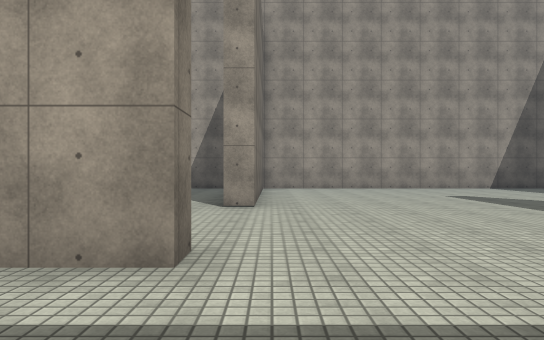
[1] (above)

24 first-person views from a walk through a scene from a Unity 3-D project. The camera is 1.2 m above the floor, looks level and sees 70° across. The floor is counted in squares, 2 m on a side. Each view is taken from the middle of a square. On the plan, view 1 faces up. The plan holds only what a view shows up to about 11 squares ahead; the rest is blank. The place goes on beyond the plan. The player is left out. Surface patterns are stand-ins for the level's own textures.

[2]
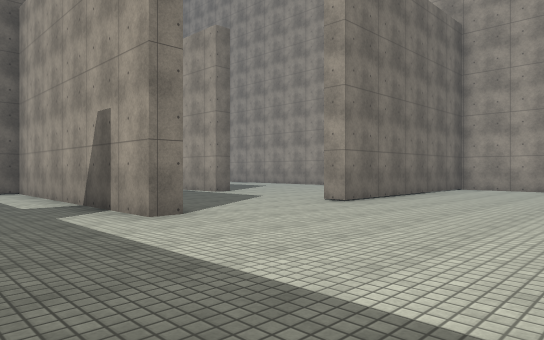

[3]
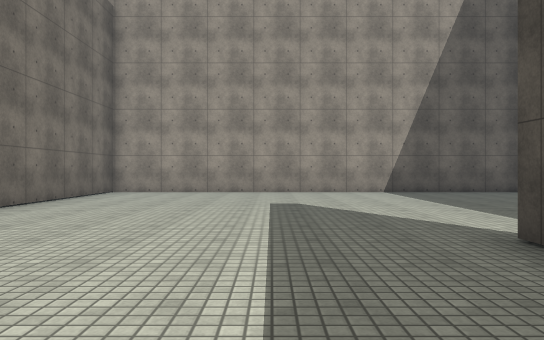

[4]
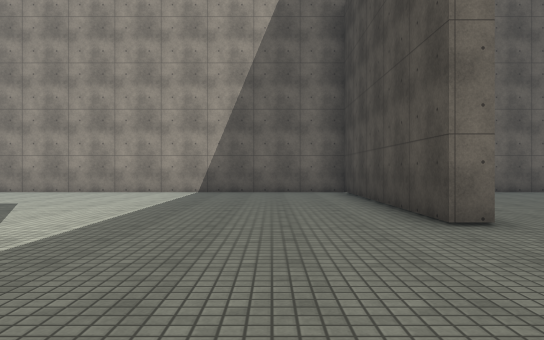

[5]
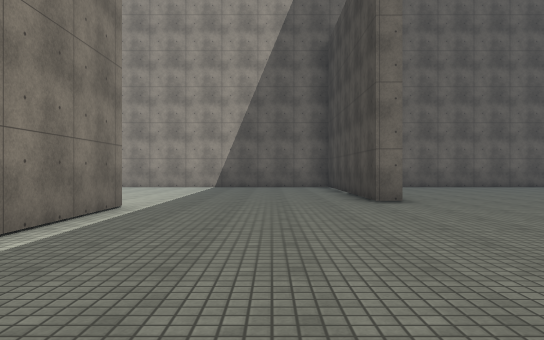

[6]
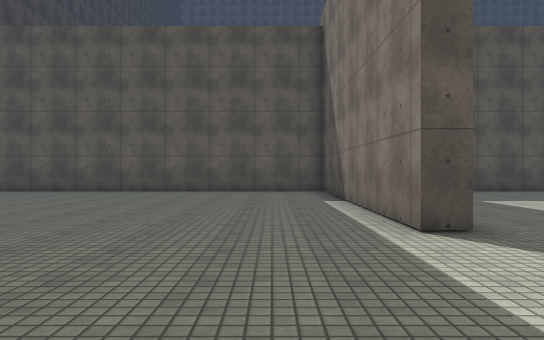

[7]
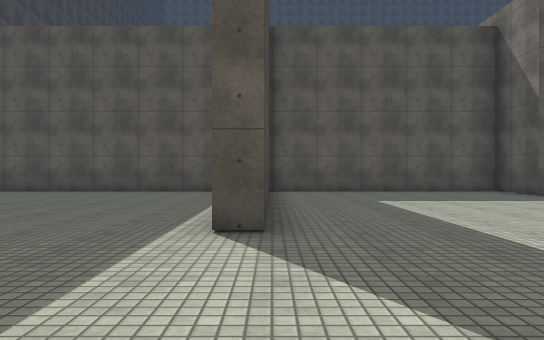

[8]
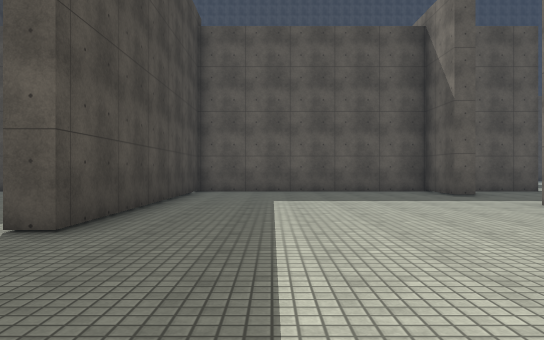

[9]
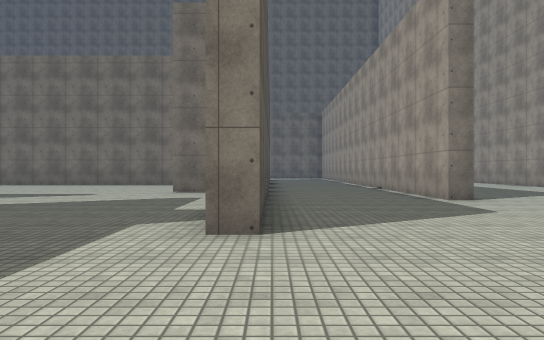

[10]
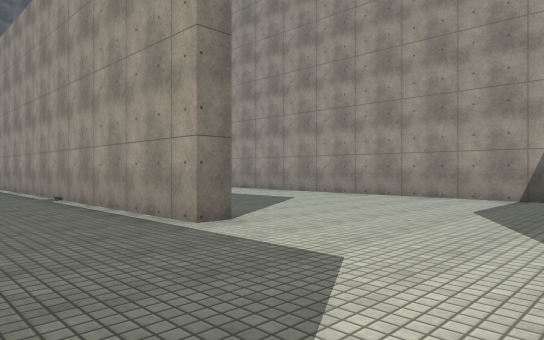

[11]
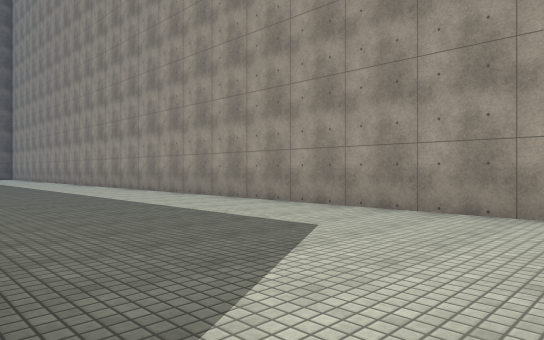

[12]
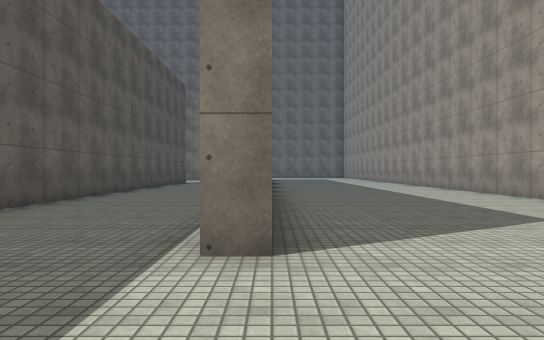

[13]
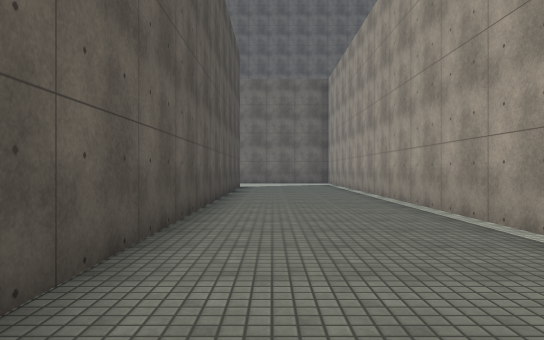

[14]
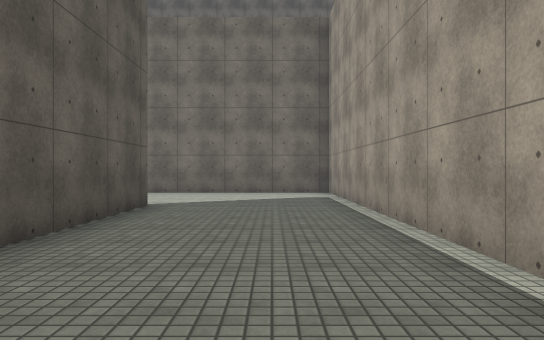

[15]
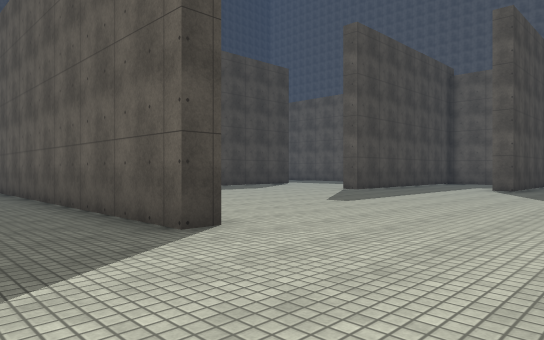

[16]
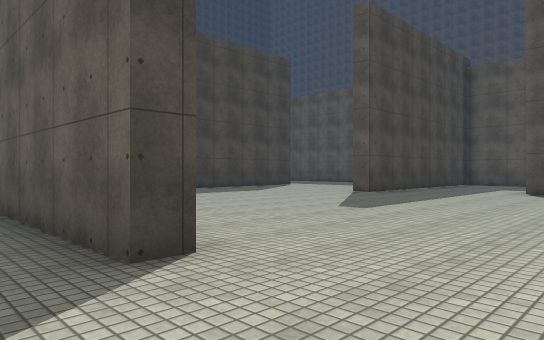

[17]
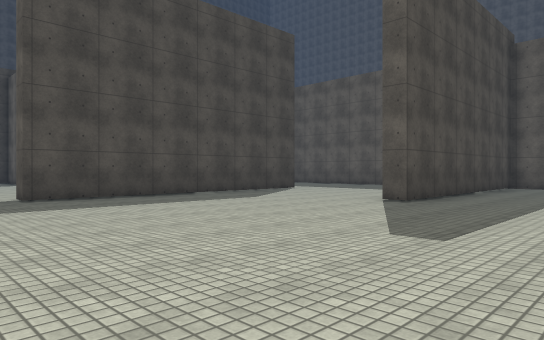

[18]
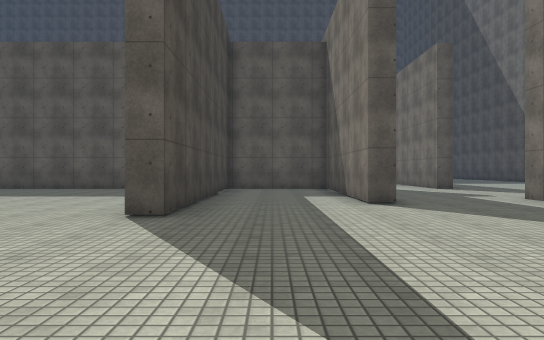

[19]
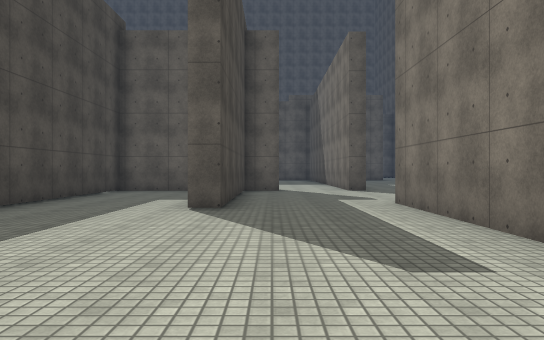

[20]
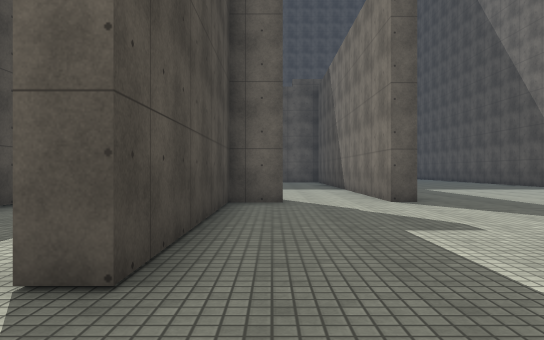

[21]
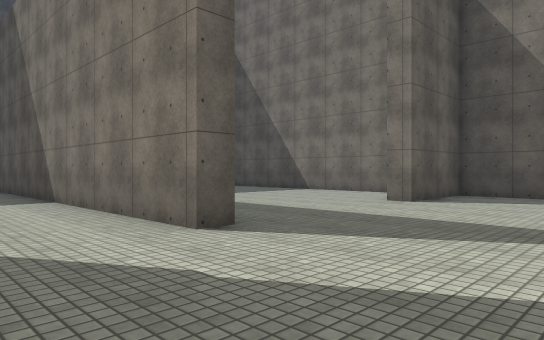

[22]
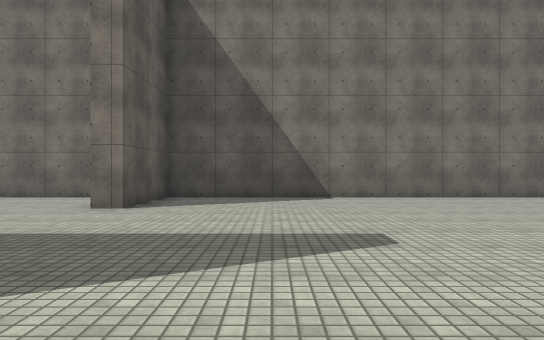

[23]
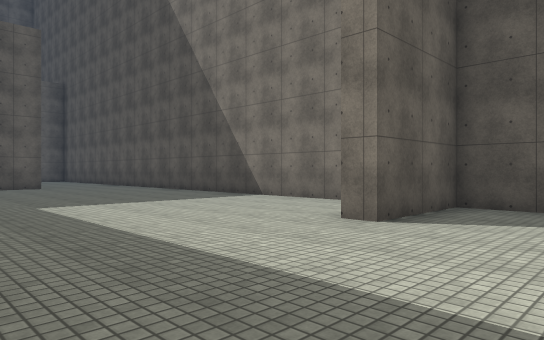

[24]
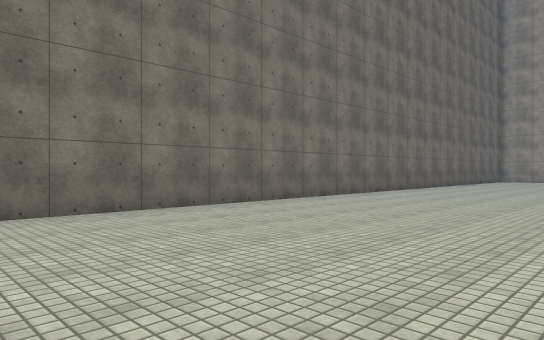

### Floor plan
Points are (right, up) in squares from view 1. A wall is a line through its corners. A room is listed if a view was taken in it or the views show most of it. See-through windows are left out.
Room 1 (views 1, 2, 3, 4, 5, 6, 7, 8, 9)
walls: (11.5, 6.3) (10.9, 6.3) (10.9, 12.5) (-0.3, 12.5) (-0.3, 6.3); (-0.6, 2.9) (-0.6, 2.4); (-0.3, -0.2) (-0.3, -1.9) (6.1, -1.9) (6.1, 5.3) (6.6, 5.3) (6.6, -1.9) (14.5, -1.9)
ways out: opening at (0, 3) to room 2
Room 2 (views 10, 11, 12, 13, 14, 15, 16, 17, 18, 19, 20, 21, 22, 23, 24)
walls: (-20.6, 2.4) (-20.6, 2.9) (-7.9, 2.9); (-12.5, -5.1) (-12.5, 0.1) (-12, 0.1); (-24.2, -4.1) (-24.2, -8.1); (-17.6, -12) (-17.6, -5) (-17, -5); (-22.2, -12.3) (-21.2, -12.3) (-21.2, -6.9) (-20.7, -6.9) (-20.7, -11); (-24.8, -12.3) (-24.2, -12.3) (-24.2, -13.6); (-31.5, 1.1) (-31.5, -12.3) (-29, -12.3) (-29, -12.9); (-4.8, 2.9) (-0.6, 2.9); (-3.5, -1.9) (-1.6, -1.9); (-4.7, 7) (-4.7, 6.5) (-24.2, 6.5) (-24.2, 1.6); (-0.9, -0.2) (-0.3, -0.2); (-0.6, 2.4) (-7.3, 2.4) (-7.3, 0.4); (-31.5, -13.9) (-31.5, -19); (-0.3, 6.3) (-0.9, 6.3); (-2.5, 12.5) (-14.1, 12.5)
ways out: opening at (0, 3) to room 1; opening at (-23.5, -12.5)

Where each view was taken, in squares from view 1:
view 1: 0 up, 0 right, facing up
view 2: 0 up, 4 right, facing up-left
view 3: 2 up, 4 right, facing up
view 4: 2 up, 9 right, facing up
view 5: 1 down, 9 right, facing up
view 6: 9 up, 8 right, facing down
view 7: 9 up, 6 right, facing down
view 8: 9 up, 4 right, facing down
view 9: 3 up, 3 right, facing left
view 10: 4 up, 1 left, facing up-left
view 11: 7 up, 4 left, facing up-left
view 12: 7 up, 2 left, facing left
view 13: 4 up, 7 left, facing left
view 14: 5 up, 14 left, facing left
view 15: 5 up, 24 left, facing down-right
view 16: 4 up, 23 left, facing down-right
view 17: 2 up, 21 left, facing down-right
view 18: 0 up, 19 left, facing down
view 19: 1 down, 22 left, facing down
view 20: 5 down, 22 left, facing down
view 21: 9 down, 22 left, facing down-left
view 22: 10 down, 23 left, facing left
view 23: 10 down, 25 left, facing down-left
view 24: 9 down, 26 left, facing up-left
